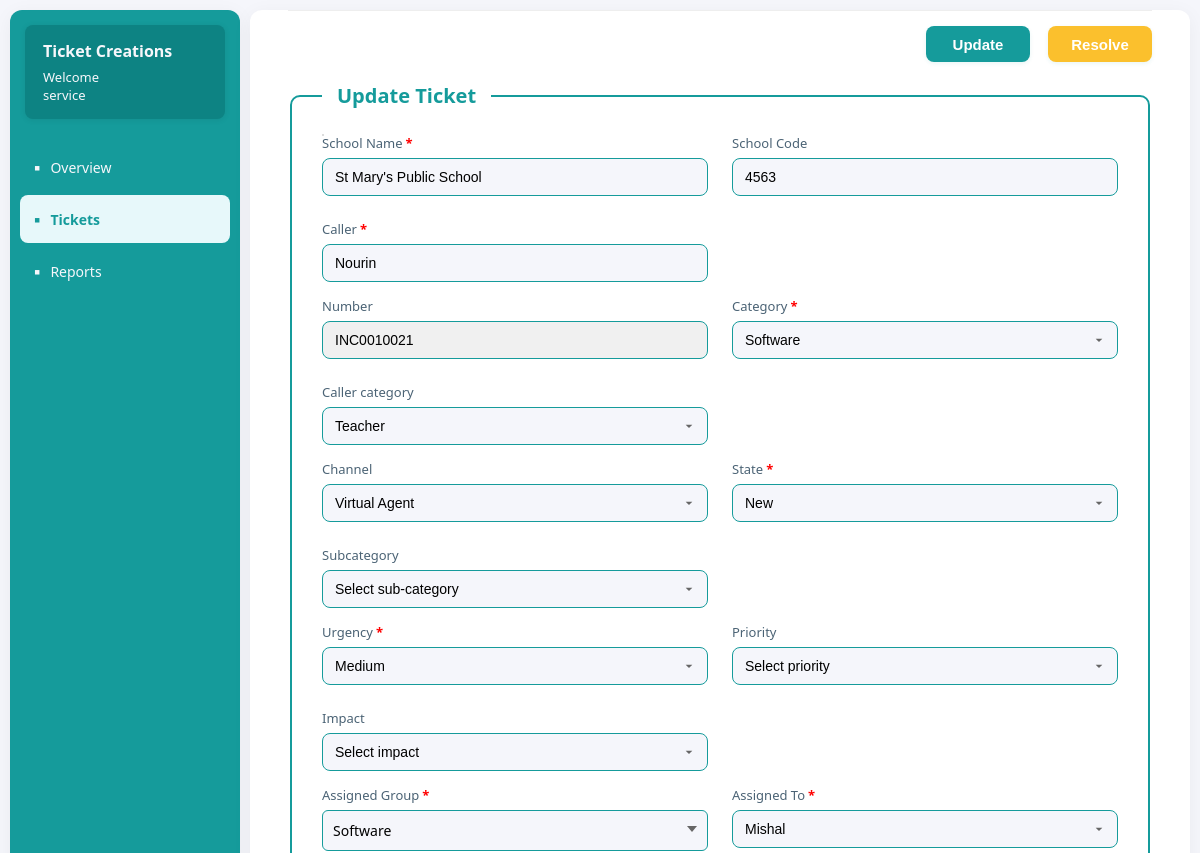
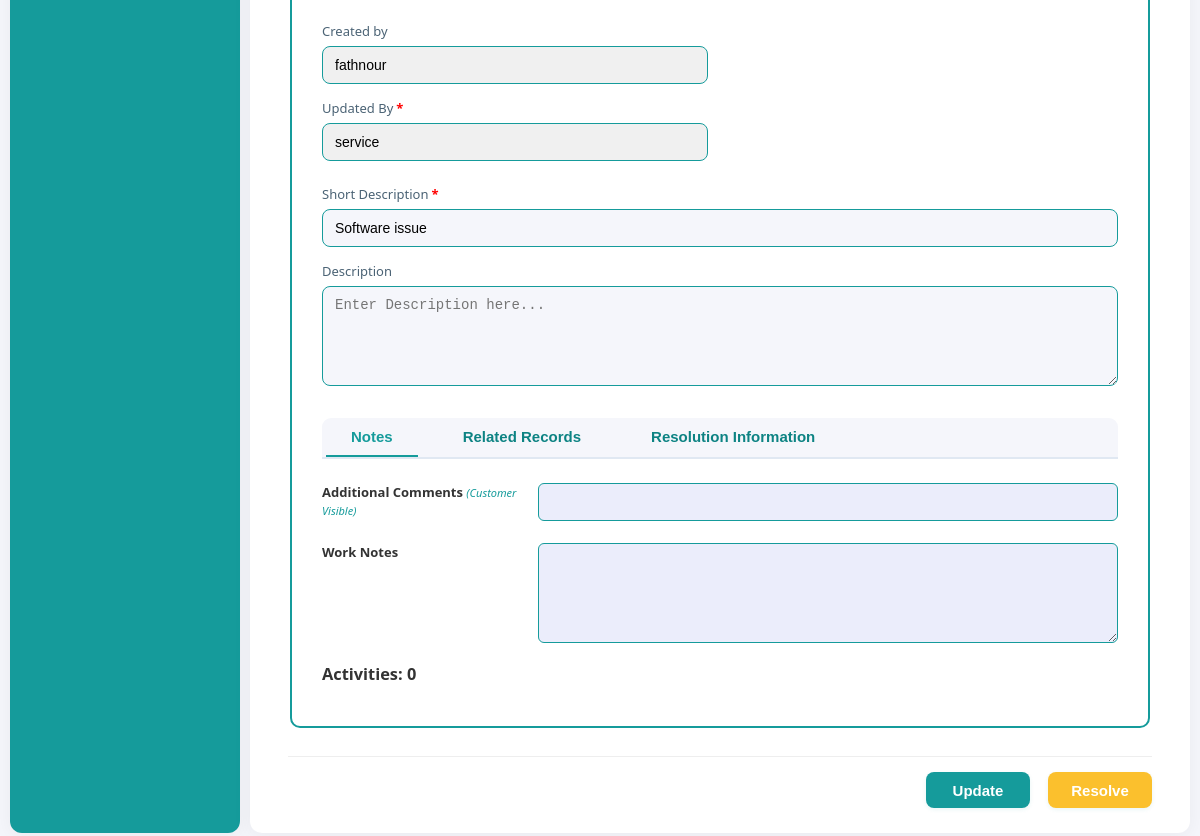
/update50 (signed in), run on an earlier commit of the app's database (2 pictures, top to bottom).
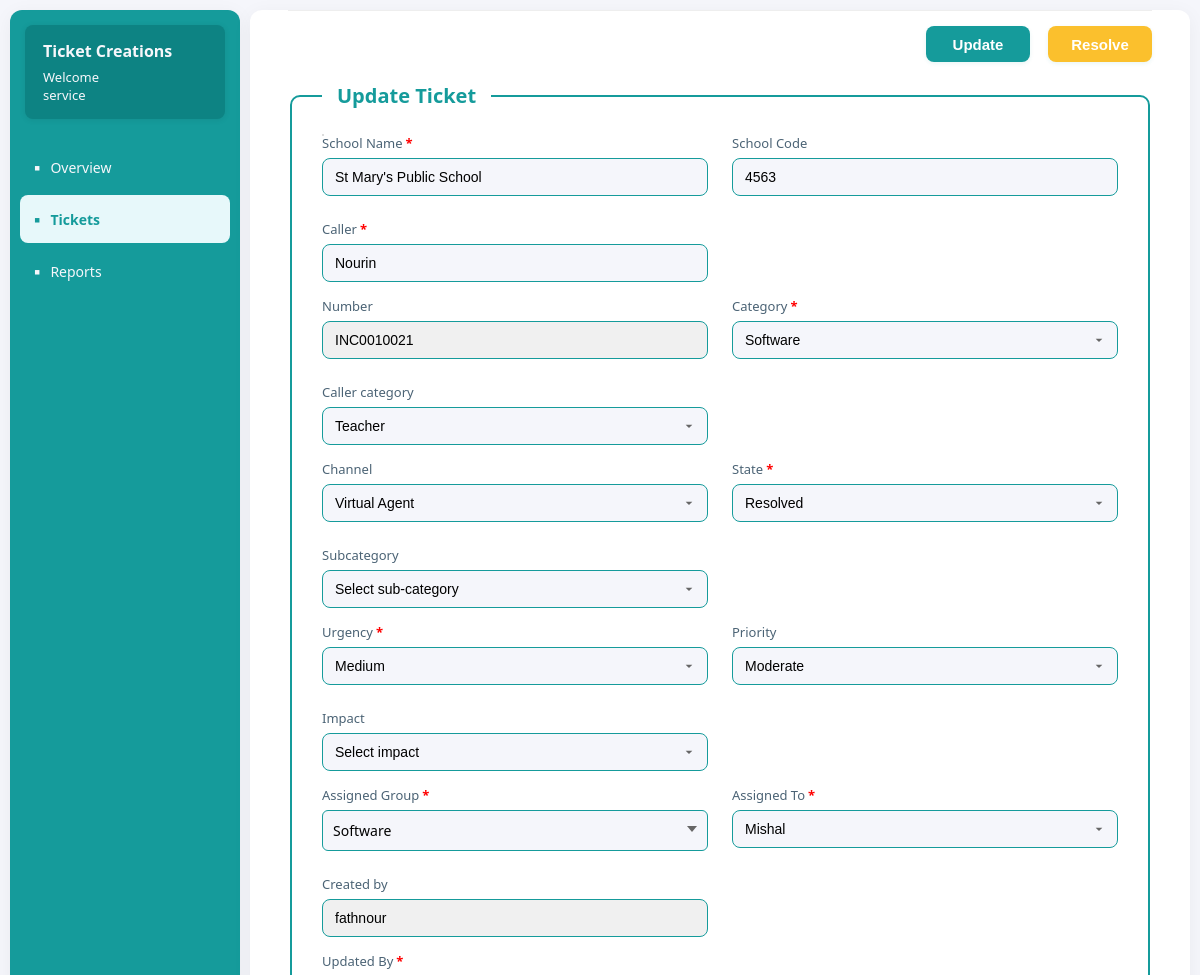
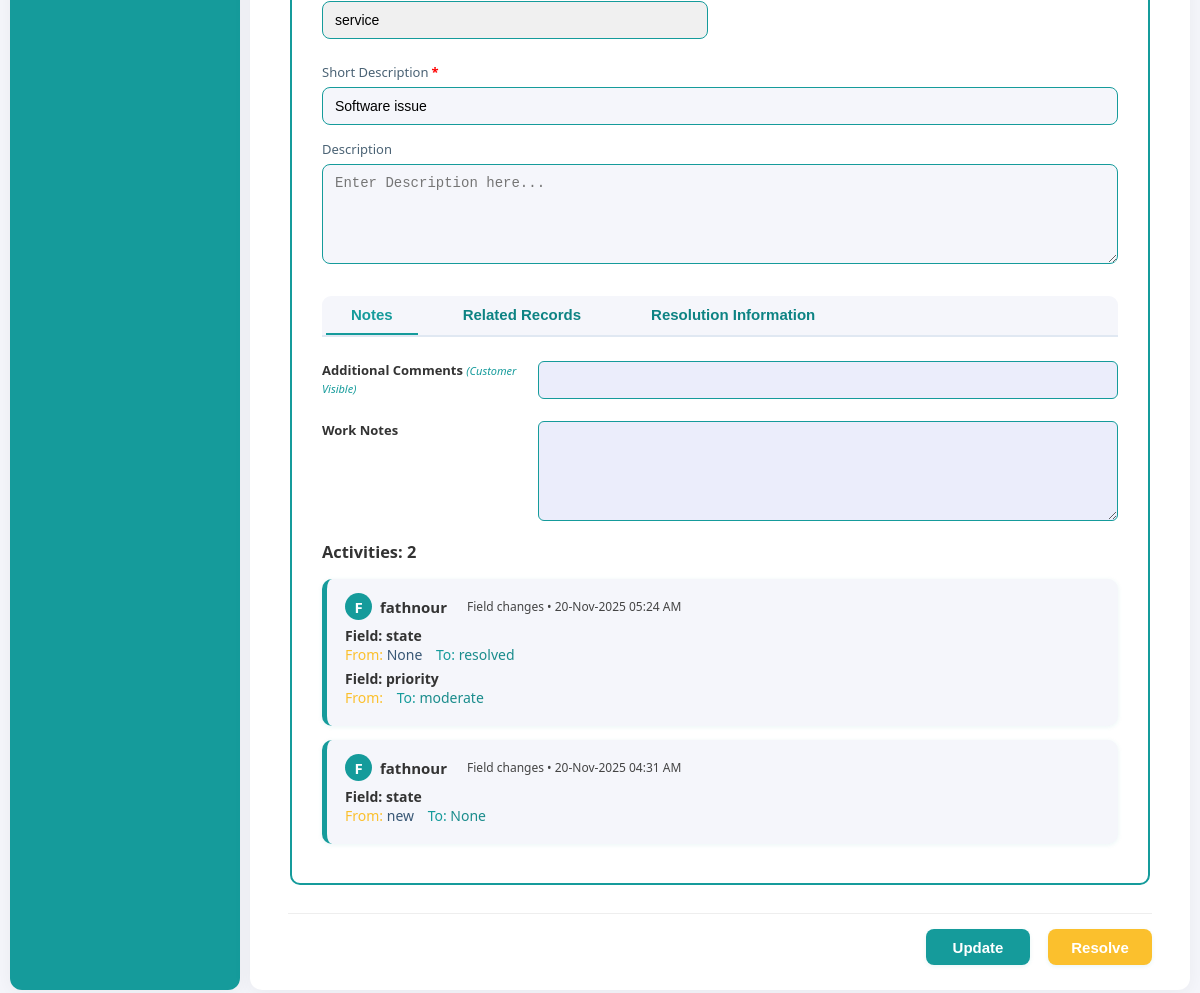
And on a later commit of the database (2 pictures, top to bottom).
### servicedeskapp/models.py (models this page shows, shortened)
class Create_Ticket(models.Model):
    category=models.CharField(max_length=100,choices=Category_Choices,blank=True,null=True)
    channel=models.CharField(max_length=100,choices=Channel_Choices,blank=True,default='email',null=True)
    sub_category=models.CharField(max_length=100,blank=True,null=True,choices=Sub_category_Choices)
    state=models.CharField(max_length=100,choices=State_Choices,null=True,blank=True,default='')
    caller=models.CharField(max_length=100)
    caller_category=models.CharField(max_length=100,choices=Caller_Category_Choices,blank=True,null=True)
    impact=models.CharField(max_length=100,choices=Impact_Choices,default='low')
    number = models.CharField(max_length=50,blank=True,null=True)
    school_name=models.CharField(max_length=100,blank=True,null=True)
    school_code=models.CharField(max_length=100,blank=True,null=True)
    urgency=models.CharField(max_length=100,choices=Urgency_Choices,default='low')
    created_at=models.DateTimeField(auto_now_add=True)
    priority=models.CharField(max_length=100,choices=Priority_Choices,default='planning',null=True,blank=True)
    updated_at = models.DateTimeField(auto_now=True)
    assignment_group = models.CharField(max_length=100,blank=True, null=True)
    created_by=models.CharField(max_length=100,null=True,blank=True)
    updated_by = models.CharField(max_length=100,blank=True,null=True)
    assigned_to = models.CharField(max_length=100,blank=True,null=True)
    short_description = models.CharField(max_length=255,default='')
    description = models.TextField(blank=True,null=True)
    additional_comments = models.TextField(blank=True,null=True)
    work_notes = models.TextField(blank=True,null=True)

class Activity(models.Model):
    ticket=models.ForeignKey(Create_Ticket,on_delete=models.CASCADE,related_name='activities')
    user=models.CharField(max_length=100, null=True, blank=True)
    action=models.CharField(max_length=100,default="Fields changed")
    created_at=models.DateTimeField(default=timezone.now,null=True, blank=True)

class Field_Change(models.Model):
    activity=models.ForeignKey(Activity,on_delete=models.CASCADE,related_name='changes')
    field_name=models.CharField(max_length=100)
    old_value=models.TextField(null=True,blank=True)
    new_value=models.TextField(null=True,blank=True)

### servicedeskapp/views.py (the view)
# urls.py: path('update<int:ticket_id>',views.update_ticket,name='update'),
def update_ticket(request, ticket_id):
    if 'username' not in request.session:
        messages.error(request,"please login first")
        return redirect('login')
    single_ticket = get_object_or_404(Create_Ticket, id=ticket_id)
    selected_group = request.GET.get('assignment_group', single_ticket.assignment_group)
    if request.method == 'POST':
        old_values={
            'category': single_ticket.category,
            'channel': single_ticket.channel,
            'sub_category': single_ticket.sub_category,
            'state': single_ticket.state,
            'caller': single_ticket.caller,
            'caller_category':single_ticket.caller_category,
            'impact': single_ticket.impact,
            'school_name': single_ticket.school_name,
            'urgency': single_ticket.urgency,
            'school_code': single_ticket.school_code,
            'priority': single_ticket.priority,
            'assignment_group': single_ticket.assignment_group,
            'assigned_to': single_ticket.assigned_to,
            'short_description': single_ticket.short_description,
            'description': single_ticket.description,
            'additional_comments': single_ticket.additional_comments,
            'work_notes': single_ticket.work_notes,
        }
        single_ticket.category = request.POST.get('category')
        single_ticket.channel = request.POST.get('channel')
        single_ticket.sub_category = request.POST.get('sub_category')
        action=request.POST.get('action')
        if action=="resolve":
            single_ticket.state="resolved"
            single_ticket.resolved_by=request.session.get('username')
        else:
            single_ticket.state = request.POST.get('state')
        single_ticket.caller = request.POST.get('caller')
        single_ticket.caller_category = request.POST.get('caller_category')
        single_ticket.impact = request.POST.get('impact')
        single_ticket.school_name = request.POST.get('school_name')
        single_ticket.urgency = request.POST.get('urgency')
        single_ticket.school_code = request.POST.get('school_code')
        single_ticket.priority = request.POST.get('priority')
        single_ticket.assignment_group = request.POST.get('assignment_group')
        single_ticket.updated_by = request.session.get('username')
        single_ticket.assigned_to = request.POST.get('assigned_to')
        single_ticket.short_description = request.POST.get('short_description')
        single_ticket.description = request.POST.get('description')
        single_ticket.additional_comments = request.POST.get('additional_comments')
        single_ticket.work_notes = request.POST.get('work_notes')
        single_ticket.save()
        fields_to_check=['category', 'channel', 'sub_category', 'state', 'caller','caller_category', 'impact',
            'school_name', 'urgency', 'school_code', 'priority', 'assignment_group',
             'assigned_to', 'short_description', 'description',
            'additional_comments', 'work_notes']
        changed_fields=False
        field_changes=[]
        for field in fields_to_check:
            old=old_values.get(field)
            new=getattr(single_ticket,field)
            if str(old) != str(new):
                changed_fields=True
                field_changes.append({
                    'field_name':field,
                    'old_value': str(old),
                    'new_value':str(new)
                })
        if changed_fields:
            activity_record=Activity.objects.create(
                ticket=single_ticket,
                user=single_ticket.updated_by,
                action="Field changes"
            )
            for change in field_changes:
                Field_Change.objects.create(
                    activity=activity_record,
                    field_name=change['field_name'],
                    old_value=change['old_value'],
                    new_value=change['new_value']
                )
        if action == "resolve":
            single_ticket.resolved_date = timezone.now()
            try:
                school = Master_Data.objects.get(name=single_ticket.school_name)
                single_ticket.school_email = school.email
            except Master_Data.DoesNotExist:
                single_ticket.school_email = None
            if single_ticket.school_email:
                subject = f"Your ticket {single_ticket.number} has been resolved"
                message = (
                    f"Dear Sir/Madam,\n\n"
                    f"We are happy to inform you that your reported issue has been successfully resolved.\n\n"
                    f"Ticket No.: {single_ticket.number}\n"
                    f"Short Description: {single_ticket.short_description}\n\n"
                    "If the issue reoccurs or you need further assistance, kindly inform us.\n\n"
                    "Regards,\n"
                    "IT Support Team\n"
                    "Edship Technologies\n"
                )
                send_mail(subject, message, settings.DEFAULT_FROM_EMAIL, [single_ticket.school_email])
            messages.success(request, "Ticket resolved and email notification sent.")
        else:
            messages.success(request, "Ticket updated successfully.")
        return redirect('update', ticket_id=single_ticket.id)
    else:
        activities=single_ticket.activities.all().order_by('-created_at').prefetch_related('changes')
        context = {
        'tickets': single_ticket,
        'activities': activities,
        'selected_group':selected_group,
        }
    return render(request, 'tickets/update_ticket.html', context)

### servicedeskapp/templates/tickets/update_ticket.html (shortened to what the changed rows need)
<!DOCTYPE html>
<html lang="en">
<head>
    <link rel="stylesheet" href="static/create_ticket.css">
</head>
<body>
 <div class="main-layout">
    <div class="main-content">
          <form class="incident-form" action="{% url 'update' ticket_id=tickets.id %}" method="post">
          <fieldset class="ticket-fieldset">
        <legend>Update Ticket</legend>
            <div class="form-row">
                <div class="form-group">
                    <label>School Name<span class="required">*</span></label>
                    <input type="text" placeholder="Enter school name" name="school_name" value="{{ tickets.school_name }}" autocomplete="off" required>
                    <div id="school_suggestions" class="autocomplete-items"></div>
                </div>
                <div class="form-group">
                    <label>School Code</label>
                    <input type="text" placeholder="Enter code" name="school_code" value="{{ tickets.school_code }}" id="school_code_input">
                </div>
                <div class="form-group">
                    <label>Caller<span class="required">*</span></label>
                    <input type="text" placeholder="Enter name" name="caller" value="{{ tickets.caller }}" required>
                </div>
            </div>
            <div class="form-row">
                <div class="form-group">
                     <div class="form-group">
                    <label>Number</label>
                    <input type="text" value="{{ tickets.number }}" readonly class="form-control readonly-input">
                </div>
                </div>
                <div class="form-group">
                    <label>Category<span class="required">*</span></label>
                    <select name="category" required>
                        <option value="software" {% if tickets.category == 'software' %}selected{% endif %}>Software</option>
                    </select>
                </div>
                <div class="form-group">
                    <label>Caller category</label>
                    <select name="caller_category">
                        <option value="teacher" {% if tickets.caller_category == 'teacher' %}selected{% endif %}>Teacher</option>
                    </select>
                </div>
            </div>
            <div class="form-row">
                <div class="form-group">
                    <label>Channel</label>
                    <select name="channel">
                        <option value="virtual agent" {% if tickets.channel == 'virtual agent' %}selected{% endif %}>Virtual Agent</option>
                    </select>
                </div>
                <div class="form-group">
                    <label>State<span class="required">*</span></label>
                    <select name="state" required>
                        <option value="new" {% if tickets.state == 'new' %}selected{% endif %} disabled>New</option>
                        <option value="resolved" {% if tickets.state == 'resolved' %}selected{% endif %}>Resolved</option>
                    </select>
                </div>
                  <div class="form-group">
                </div>
            </div>
            <div class="form-row">
                <div class="form-group">
                    <label>Urgency<span class="required">*</span></label>
                    <select name="urgency" required>
                        <option value="medium" {% if tickets.urgency == 'medium' %}selected{% endif %}>Medium</option>
                    </select>
                </div>
                <div class="form-group">
                    <label>Priority</label>
                    <select name="priority">
                        <option value="">Select priority</option>
                        <option value="moderate" {% if tickets.priority == 'moderate' %}selected{% endif %}>Moderate</option>
                    </select>
                </div>
               <div class="form-group">
                </div>
            </div>
            <div class="form-row">
                  <div class="form-group">
                    <label>Assigned Group<span class="required">*</span></label>
                      <a href="{% url 'assigned' %}?source_page=update&ticket_id={{ tickets.id }}" class="fake-input">
                        {{ selected_group|default:"Enter name" }}
                </a>
                </div>
                <div class="form-group">
                    <label>Assigned To<span class="required">*</span></label>
                    <input type="text" placeholder="Enter name" name="assigned_to" value="{{ tickets.assigned_to }}" required>
                </div>
                <div class="form-group">
                    <label>Created by</label>
                    <input type="text" name="created_by" value="{{ tickets.created_by }}" readonly>
                </div>
            </div>
            <div class="form-row">
                <div class="form-group">
                </div>
                <div class="form-group" style="grid-column: span 2;">
                    <label>Short Description<span class="required">*</span></label>
                    <input type="text" placeholder="Brief summary of the issue" name="short_description" value="{{ tickets.short_description }}" required>
                </div>
            </div>
            <div class="form-row desc">
                <div class="form-group">
                </div>
            </div>
            <div class="tab-container">
                <div class="tab-buttons">
                </div>
                <div id="notes" class="tab-content show">
                </div>
            </div>
            <h3 style="margin-top: 20px;">Activities: {{ activities.count }}</h3>
{% for activity in activities %}
<div class="activity-card">
    <div class="activity-header">
        <span class="user-circle">{{ activity.user|first|upper }}</span>
        <strong>{{ activity.user }}</strong>
        <span class="activity-meta">{{ activity.action }} • {{ activity.created_at|date:"d-M-Y h:i A" }}</span>
    </div>
    <div class="activity-body">
        {% for change in activity.changes.all %}
            <div style="margin-bottom: 5px;">
                <span style="font-weight: bold;">Field: {{ change.field_name }}</span><br>
                <span style="color:#fbc02d;">From:</span>
                <span style="color:#385775;">{{ change.old_value }}</span>
                <span style="color:#159b9b; margin-left:10px;">To:</span>
                <span style="color:#1a8c8c;">{{ change.new_value }}</span>
            </div>
        {% endfor %}
        </div>
</div>
{% endfor %}
          </fieldset>
        </form>
 </div>
</body>
</html>

What changed in the data, as far as the page shows it:
changed Create_Ticket "Software": state "New" → "Resolved"; priority (not shown) → "Moderate"
added Activity: user|first "F", user "fathnour", action "Field changes", created_at "20-Nov-2025 05:24 AM"
added Field_Change: field_name "state", old_value "None", new_value "resolved", shown under "F"
added Field_Change: field_name "priority", new_value "moderate", shown under "F"
added Activity: user|first "F", user "fathnour", action "Field changes", created_at "20-Nov-2025 04:31 AM"
added Field_Change: field_name "state", old_value "new", new_value "None", shown under "F"
Also different on the page:
{{ activities.count }}: "0" → "2"
form field priority: "Select priority" → (not shown)
